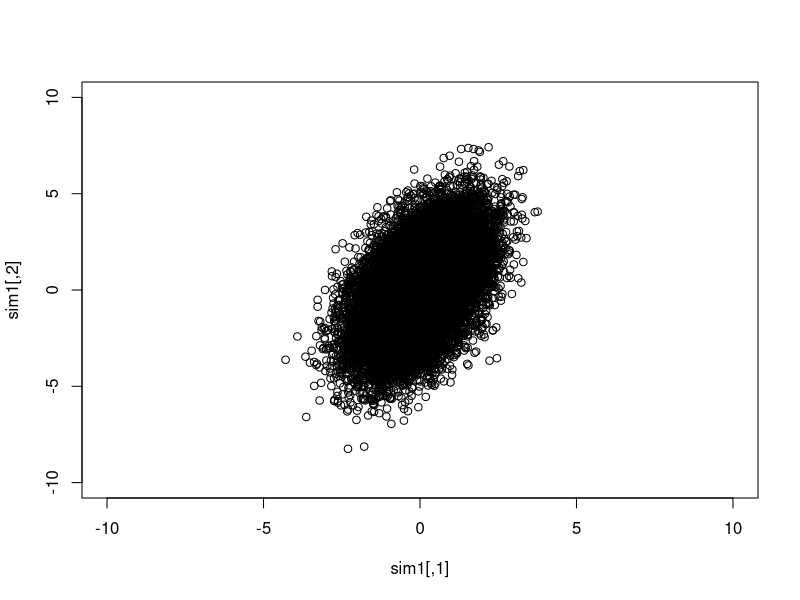
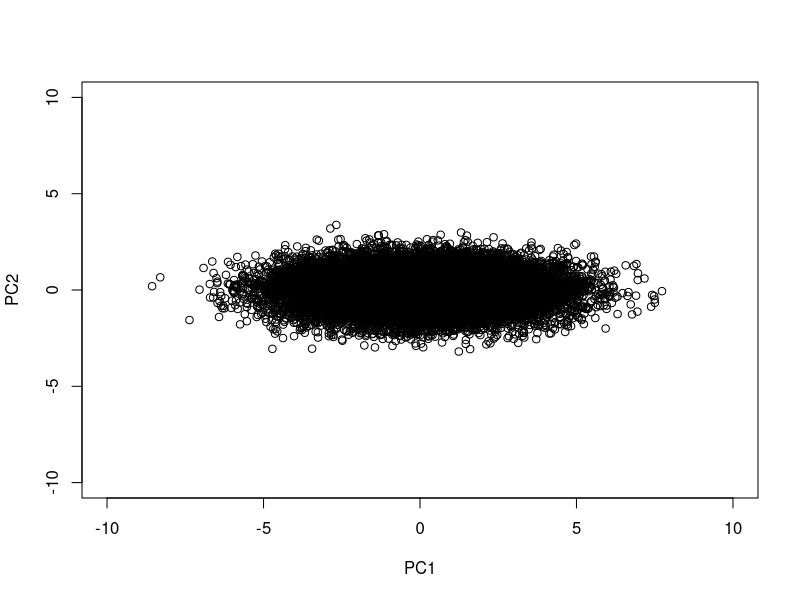
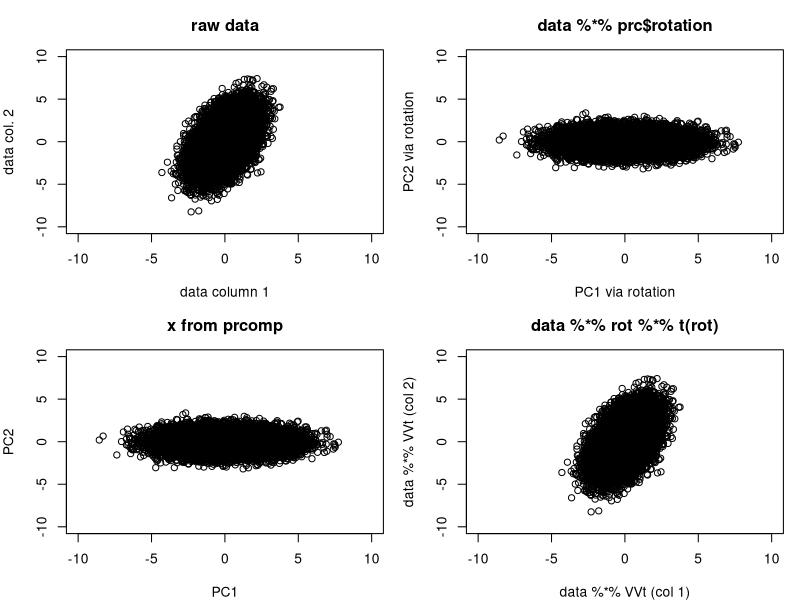
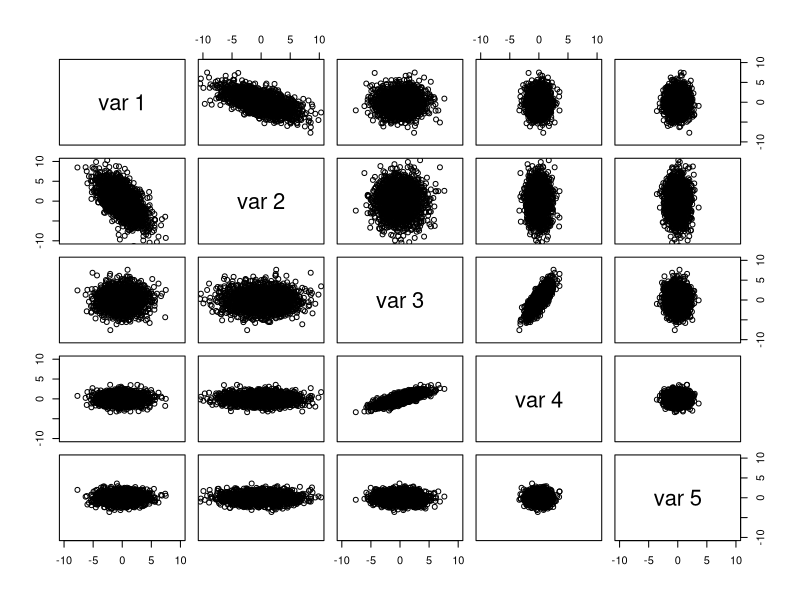
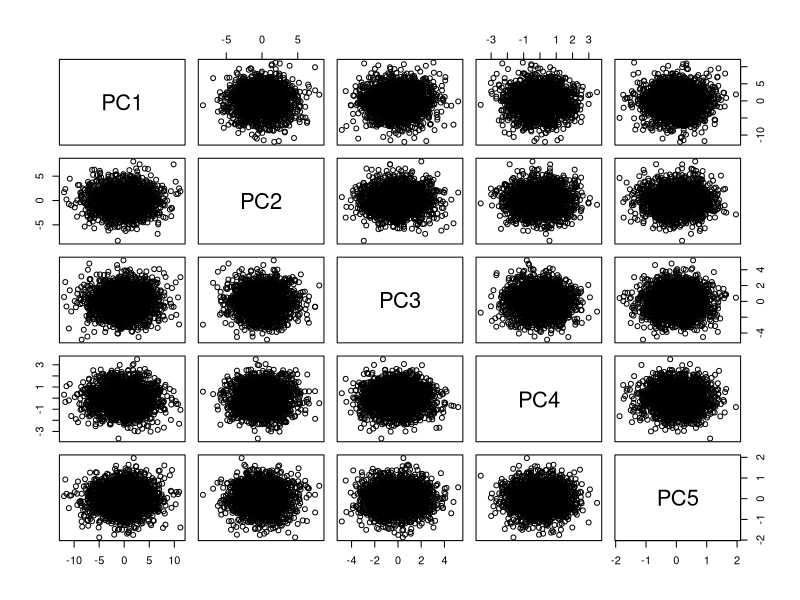
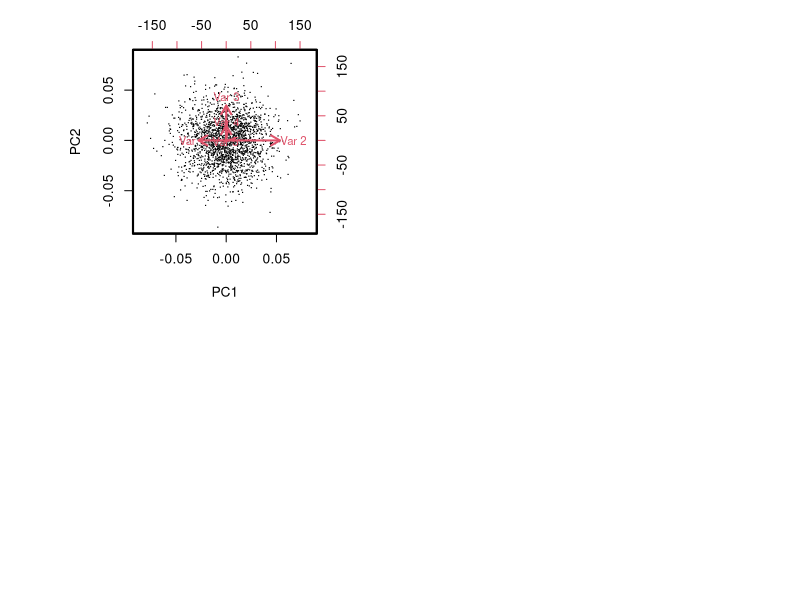

Recreate these plots in R, in order.
## ---- chunk 1
library(MASS)
set.seed(1234)
options(digits=3)
cm = matrix(c(1,1,1,4), nr=2)
cm
## ---- chunk 2
sim1 = mvrnorm(20000, c(0,0), cm)
cov(sim1)
cor(sim1)
## ---- chunk 3
plot(sim1,xlim=c(-10,10), ylim=c(-10,10))
## ---- chunk 4
prc = prcomp(sim1, center=FALSE)
plot(prc$x, xlim=c(-10,10), ylim=c(-10,10))
## ---- chunk 5
prc$rotation
c11 = prc$rotation[1,1]
c21 = prc$rotation[2,1]
sim1[1,1]*c11 + sim1[1,2]*c21
prc$x[1,1]
## ---- chunk 6
(sim1 %*% prc$rotation)[1:5,]
prc$x[1:5,]
all.equal(prc$x, sim1%*% prc$rotation)
## ---- chunk 7
par(mfrow=c(2,2), mar=c(4,4,3,1))
plot(sim1, xlim=c(-10,10), ylim=c(-10,10), main="raw data",
  xlab="data column 1", ylab="data col. 2")
plot(sim1 %*% prc$rotation, xlim=c(-10,10), ylim=c(-10,10),
  main="data %*% prc$rotation", xlab="PC1 via rotation",
   ylab="PC2 via rotation")
plot(prc$x, xlim=c(-10,10), ylim=c(-10,10), main="x from prcomp",
    )
plot(sim1 %*% 
 prc$rotation %*% t(prc$rotation), xlim=c(-10,10), ylim=c(-10,10),
  main="data %*% rot %*% t(rot)", xlab="data %*% VVt (col 1)",
  ylab = "data %*% VVt (col 2)")
## ---- chunk 8
cm = diag(5)
cm[3,4] = cm[4,3] = .8
cm[1,2] = cm[2,1] = -.6
A = diag(5)
A[1,1] = 2
A[2,2] = 3
A[3,3] = 2
covm = A%*%cm%*%A
myd = mvrnorm(2000, rep(0,5), covm)
## ---- chunk 9
pairs(myd, xlim=c(-10,10), ylim=c(-10,10))
## ---- chunk 10
cor(myd)
cov(myd)
dim(myd)
## ---- chunk 11
pp = prcomp(myd)
pairs(pp$x)
## ---- chunk 12
par(lwd=2)
biplot(pp, xlabs=rep(".", 2000), expand=.8)
